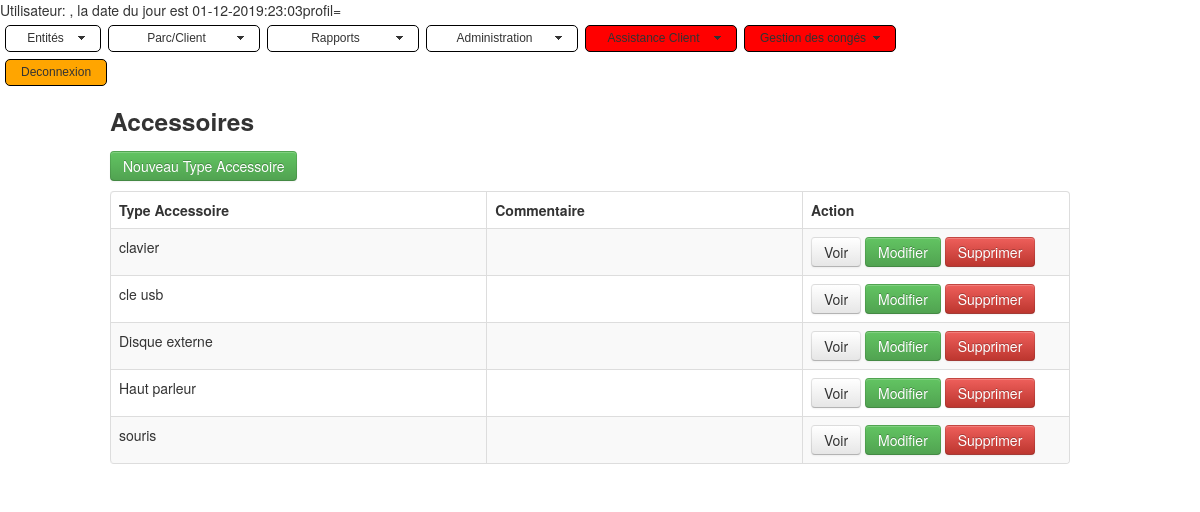
Page /index_accessoriestype.php on the committed database.
### tables this page shows
CREATE TABLE IF NOT EXISTS `tictan_accessoriestypes` (
  `id` int(11) NOT NULL AUTO_INCREMENT,
  `name` varchar(255) DEFAULT NULL,
  `comment` text,
  `is_deleted` int(11) NOT NULL DEFAULT '0',
  `author` varchar(50) NOT NULL,
  `mod_date` date NOT NULL,
  PRIMARY KEY (`id`),
  KEY `name` (`name`)
);

### index_accessoriestype.php (the view, shortened to what this page needs)
<!DOCTYPE html>
<html lang="en">
<head>
    <link   href="css/bootstrap.min.css" rel="stylesheet">
	<link rel="stylesheet" href="./css/mbcsmbmcp.css" type="text/css" />
</head>
<body>
    <div class="container">
            <div class="row">
                <h3>Accessoires</h3>
            </div>
            <div class="row">
                <p>
                    <a href="create_general.php?form_name=index_accessoriestype.php&table_name=tictan_accessoriestypes&entete=Accessoire" class="btn btn-success">Nouveau Type Accessoire</a>
                </p>
                <table class="table table-striped table-bordered">
                      <thead>
                        <tr>
						  <th>Type Accessoire</th>
                          <th>Commentaire</th>
                          <th>Action</th>
                        </tr>
                      </thead>
                      <tbody>
                      <?php
		              $table_name='tictan_accessoriestypes';
					  $form_name='index_accessoriestype.php';
					  $entete='Type Accessoires';
                      $pdo = Database::connect();
				   $sql = 'select * from tictan_accessoriestypes where is_deleted=0 order by name';
						foreach ($pdo->query($sql) as $row) {
                            echo '<tr>';
							echo '<td>'. $row['name'] . '</td>';
							echo '<td>'. $row['comment'] . '</td>';
   							echo '<td width=250>';
 							echo '<a class="btn" href="read_admin_general.php?id='.$row['id'].'&table_name='.$table_name .' &entete='. $entete.' &form_name='.$form_name.'">Voir</a>';
   echo '<a class="btn btn-success" href="update_general.php?id='.$row['id'].'&table_name='.$table_name .' &entete='. $entete.' &form_name='.$form_name.'">Modifier</a>';
  echo '<a class="btn btn-danger" href="delete_general.php?id='.$row['id'].'&table_name='.$table_name .' &entete='. $entete.' &form_name='.$form_name.'">Supprimer</a>';
                            echo '</td>';
                            echo '</tr>';
                       }
                      ?>
                      </tbody>
                </table>
        </div>
    </div>
  </body>
</html>

### rows in the picture
tictan_accessoriestypes: name "clavier"
tictan_accessoriestypes: name "cle usb"
tictan_accessoriestypes: name "Disque externe"
tictan_accessoriestypes: name "Haut parleur"
tictan_accessoriestypes: name "souris"
